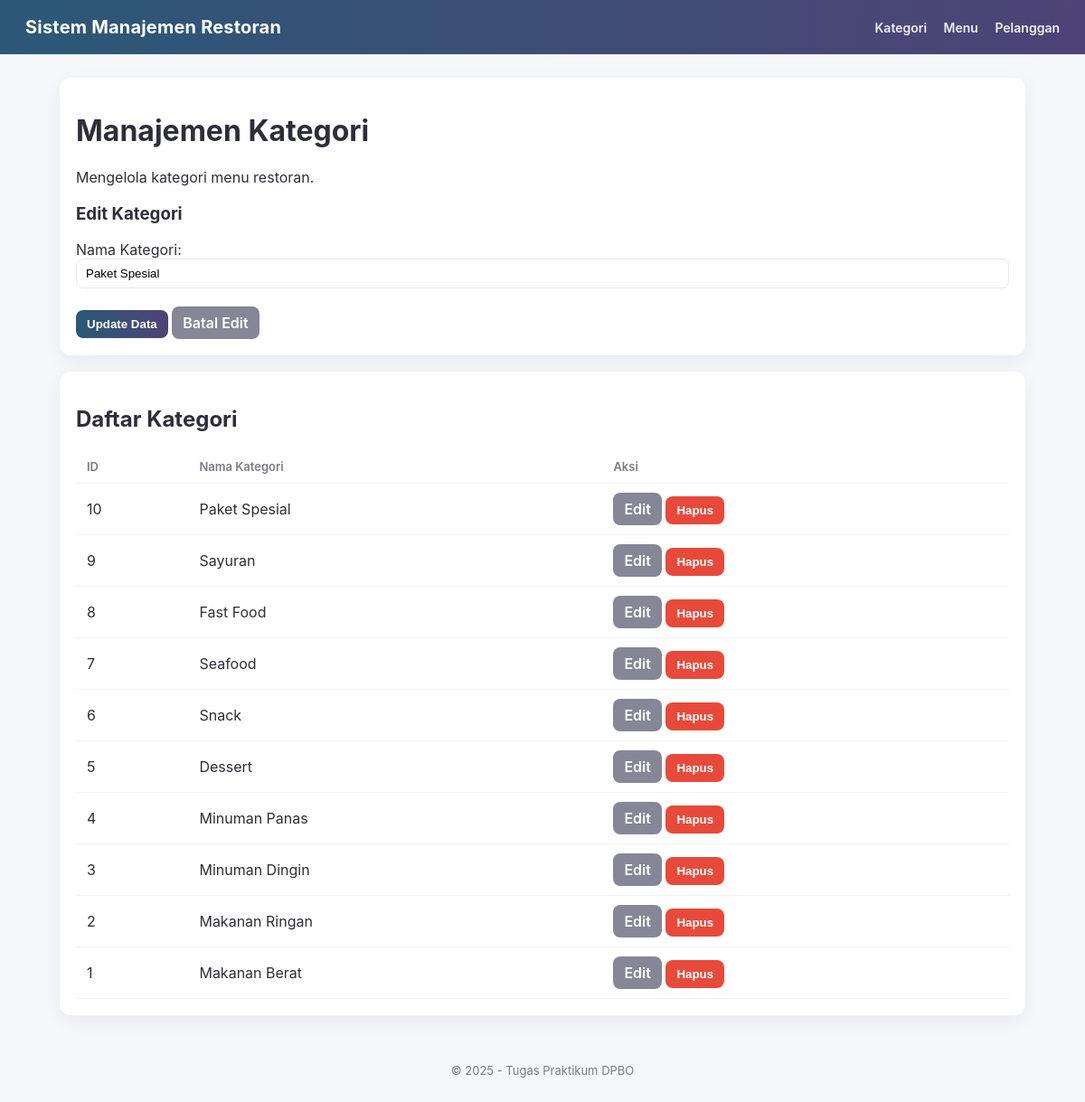
The page /index.php?page=kategori&action=edit&id=10 on the database its author committed.
### tables this page shows
CREATE TABLE `kategori` (
  `id_kategori` int(11) NOT NULL,
  `nama_kategori` varchar(100) NOT NULL,
  `deskripsi` text DEFAULT NULL
);

### class/Kategori.php (called while the page is built, shortened)
<?php
class Kategori {
    private $conn;
    private $table_name = "kategori";
    public function __construct($db) {
        $this->conn = $db;
    }
    public function readAll() {
        $sql = "SELECT * FROM " . $this->table_name . " ORDER BY id_kategori DESC";
        $stmt = $this->conn->prepare($sql);
        $stmt->execute();
        return $stmt;
    }
    public function read($id) {
        $sql = "SELECT * FROM " . $this->table_name . " WHERE id_kategori = ? LIMIT 1";
        $stmt = $this->conn->prepare($sql);
        $stmt->execute([$id]);
        return $stmt->fetch(PDO::FETCH_ASSOC);
    }
}
?>

### view/kategori.php (the view, shortened to what this page needs)
<?php
include 'class/Kategori.php';
$database = new Database();
$db = $database->getConnection();
$kategori = new Kategori($db);
$action = isset($_GET['action']) ? $_GET['action'] : '';
$data_edit = null;
try {
    if ($action == 'edit' && isset($_GET['id'])) {
        $data_edit = $kategori->read($_GET['id']);
    }
    $stmt = $kategori->readAll();
} catch (PDOException $e) {
    echo "Error: " . $e->getMessage();
}
?>
<div class="card">
	<h1>Manajemen Kategori</h1>
	<p>Mengelola kategori menu restoran.</p>
<form action="index.php?page=kategori" method="POST">
	<h3><?php echo $data_edit ? 'Edit Kategori' : 'Tambah Kategori Baru'; ?></h3>
	<label>Nama Kategori:</label><br>
	<input type="text" name="nama" value="<?php echo $data_edit ? htmlspecialchars($data_edit['nama_kategori'], ENT_QUOTES, 'UTF-8') : ''; ?>" required>
	<br><br>
	<button type="submit" class="btn btn-primary"><?php echo $data_edit ? 'Update Data' : 'Simpan Data Baru'; ?></button>
	<?php if ($data_edit): ?>
		<a class="btn btn-secondary" href="index.php?page=kategori">Batal Edit</a>
	<?php endif; ?>
</form>
</div>
<div class="card">
	<h2>Daftar Kategori</h2>
	<table>
	<thead>
		<tr>
			<th>ID</th>
			<th>Nama Kategori</th>
			<th>Aksi</th>
		</tr>
	</thead>
	<tbody>
		<?php while ($row = $stmt->fetch(PDO::FETCH_ASSOC)): ?>
			<tr>
				<td><?php echo htmlspecialchars($row['id_kategori'], ENT_QUOTES, 'UTF-8'); ?></td>
				<td><?php echo htmlspecialchars($row['nama_kategori'], ENT_QUOTES, 'UTF-8'); ?></td>
				<td class="table-actions actions">
					<a class="btn btn-secondary" href="index.php?page=kategori&action=edit&id=<?php echo htmlspecialchars($row['id_kategori'], ENT_QUOTES, 'UTF-8'); ?>">Edit</a>
					<form action="index.php?page=kategori" method="POST" style="display:inline;" onsubmit="return confirm('Anda yakin ingin menghapus data ini?');">
						<button type="submit" class="btn btn-danger">Hapus</button>
					</form>
				</td>
			</tr>
		<?php endwhile; ?>
	</tbody>
</table>
</div>

### style.css (style rules this page uses)
:root { --bg:#f6f7fb; --card:#ffffff; --primary1:#2b5876; --primary2:#4e4376; --text:#2e2e3a; --muted:#7a7a86; }
* { box-sizing:border-box }
body { font-family: Inter, system-ui, -apple-system, "Segoe UI", Roboto, "Helvetica Neue", Arial; margin:0; background:var(--bg); color:var(--text); -webkit-font-smoothing:antialiased; }
.card { background:var(--card); border-radius:12px; padding:18px; box-shadow:0 6px 20px rgba(20,20,50,0.06); margin-bottom:18px; }
table { width:100%;border-collapse:collapse;background:transparent }
th,td { padding:10px 12px;text-align:left;border-bottom:1px solid #eff0f4 }
th { font-size:13px;color:var(--muted);font-weight:600 }
.btn { display:inline-block; padding:8px 12px; border-radius:8px; border:none; cursor:pointer; font-weight:600; text-decoration:none; color:inherit; }
.btn-primary { background:linear-gradient(90deg,var(--primary1),var(--primary2));color:#fff }
.btn-secondary { background:#858796;color:#fff }
.btn-danger { background:#e74a3b;color:#fff }
input[type=text], input[type=number], select { padding:8px 10px;border-radius:8px;border:1px solid #e6e7ed;width:100%; }

### rows shown on the page
kategori: nama "Paket Spesial", id_kategori "10", nama_kategori "Paket Spesial"
kategori: id_kategori "9", nama_kategori "Sayuran"
kategori: id_kategori "8", nama_kategori "Fast Food"
kategori: id_kategori "7", nama_kategori "Seafood"
kategori: id_kategori "6", nama_kategori "Snack"
kategori: id_kategori "5", nama_kategori "Dessert"
kategori: id_kategori "4", nama_kategori "Minuman Panas"
kategori: id_kategori "3", nama_kategori "Minuman Dingin"
kategori: id_kategori "2", nama_kategori "Makanan Ringan"
kategori: id_kategori "1", nama_kategori "Makanan Berat"
